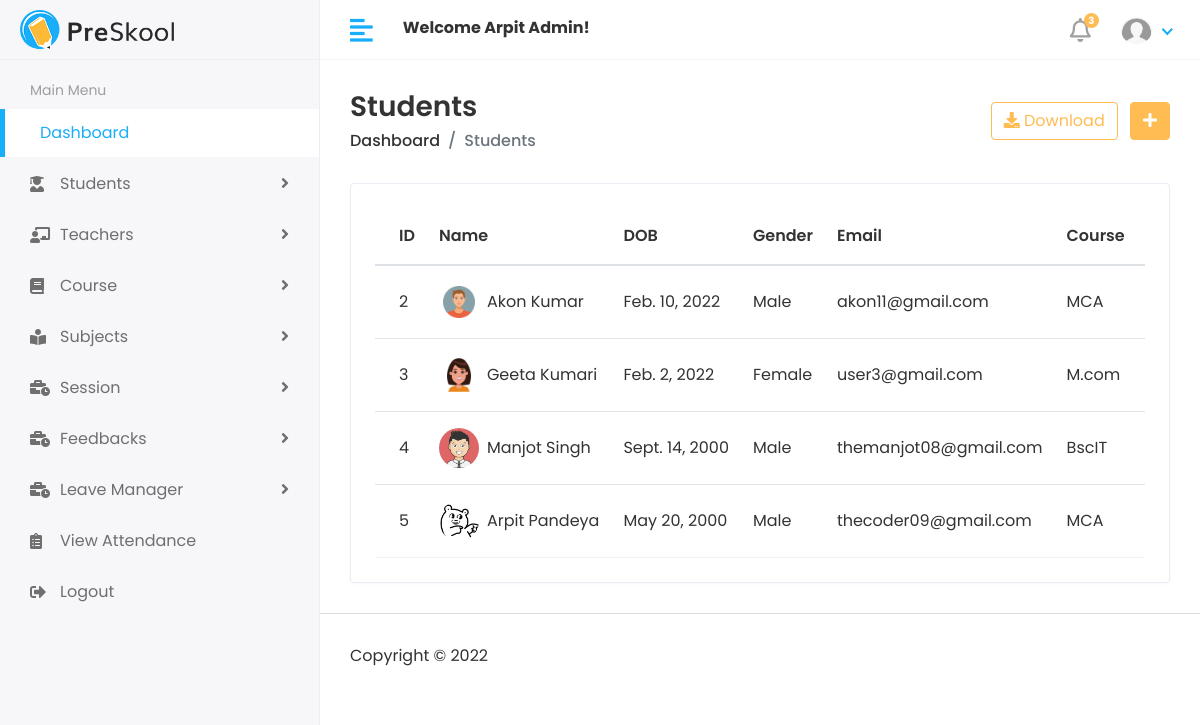
Page //Hod/student/view (signed in) on the earlier database version.
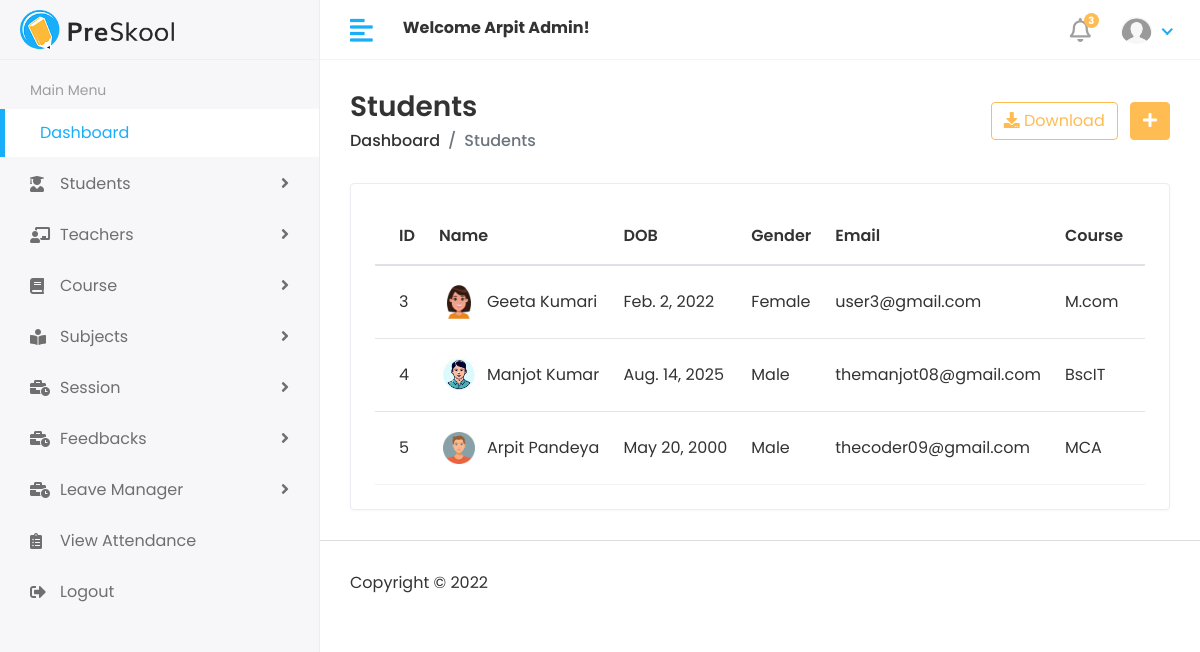
Same page on the later database version.
### app/models.py (models this page shows)
class Student(models.Model):
    admin = models.OneToOneField(Customuser,on_delete = models.CASCADE)
    student_dob =models.DateField(auto_now_add=False)
    permanent_address = models.TextField(null=True)
    present_address =models.TextField(blank=True)
    gender = models.CharField(max_length=10)
    course_id = models.ForeignKey(Course,on_delete=models.DO_NOTHING,null=True)
    session_id =models.ForeignKey(Session_Year,on_delete =models.DO_NOTHING,null=True)
    student_mobile_no =models.CharField(blank=False,max_length=10)
    student_optional_mobile_no =models.CharField(blank=True,max_length=10)
    created_at = models.DateTimeField(auto_now_add=True)
    updated_at = models.DateTimeField(auto_now_add=True)
    def __str__(self):
        return self.admin.first_name + " " + self.admin.last_name

class Customuser(AbstractUser):
    USER ={
        (1,'HOD'),
        (2,'STAFF'),
        (3,'STUDENT'),
    }
    user_type = models.CharField(choices=USER,max_length=50,default=1)
    profile_pic = models.ImageField(upload_to='uploads/profile_pic/')

class Course(models.Model):
    name= models.CharField(max_length=100)
    created_at = models.DateTimeField(auto_now_add=True)
    updated_at = models.DateTimeField(auto_now=True)
    def __str__(self):
        return self.name

### HOD/views.py (the view)
# urls.py: path('student/view',viewstudents,name="viewstudent"),
@login_required(login_url="/")
def viewstudents(request):
    students=Student.objects.all()
    return render(request,'HOD/view_student.html',{'students':students})

### templates/HOD/view_student.html (shortened to what this page needs)
{% extends "main/base.html" %}
{% load static %}
 {% block body %}
 <div class="content container-fluid">
    <div class="page-header">
       <div class="row align-items-center">
          <div class="col">
             <h3 class="page-title">Students</h3>
             <ul class="breadcrumb">
                <li class="breadcrumb-item"><a href="{% url 'hodpage' %}">Dashboard</a></li>
                <li class="breadcrumb-item active">Students</li>
             </ul>
          </div>
          <div class="col-auto text-right float-right ml-auto">
             <a href="#" class="btn btn-outline-primary mr-2"><i class="fas fa-download"></i> Download</a>
             <a href="{% url 'addstudent' %}" class="btn btn-primary"><i class="fas fa-plus"></i></a>
          </div>
       </div>
    </div>
    <div class="row">
       <div class="col-sm-12">
          <div class="card card-table">
             <div class="card-body">
                <div class="table-responsive">
                   <table class="table table-hover table-center mb-0 datatable">
                      <thead>
                         <tr>
                            <th>ID</th>
                            <th>Name</th>
                            <th>DOB</th>
                            <th>Gender</th>
                            <th>Email</th>
                            <th>Course</th>
                            <th>Session Start</th>
                         </tr>
                      </thead>
                      <tbody>
                          {% for student in students %}
                         <tr>
                             <td>{{student.id}}</td>
                            <td>
                               <h2 class="table-avatar">
                                  <a href="#" class="avatar avatar-sm mr-2"><img class="avatar-img rounded-circle" src={{student.admin.profile_pic.url}} alt="User Image"></a>
                                  <a href="#">{{student}}</a>
                               </h2>
                            </td>
                            <td>{{student.student_dob}}</td>
                            <td>{{student.gender}}</td>
                            <td>{{student.admin.email}}</td>
                            <td>{{student.course_id}}</td>
                            <td>{{student.session_id.session_start}}</td>
                         </tr>
                         {% endfor %}
                        </tbody>
                   </table>
                </div>
             </div>
          </div>
       </div>
    </div>
 </div>
{% endblock %}

Differences in the rows shown:
removed Student: id "2", admin.profile_pic (picture), admin.last_name "Akon Kumar", student_dob "Feb. 10, 2022", gender "Male", admin.email "akon11@gmail.com", course_id "MCA"
changed Student "themanjot08@gmail.com": admin.profile_pic: picture removed, a placeholder shows; admin.last_name "Manjot Singh" → "Manjot Kumar"; student_dob "Sept. 14, 2000" → "Aug. 14, 2025"
changed through a linked row, Student "May 20, 2000": admin.profile_pic: a different picture
